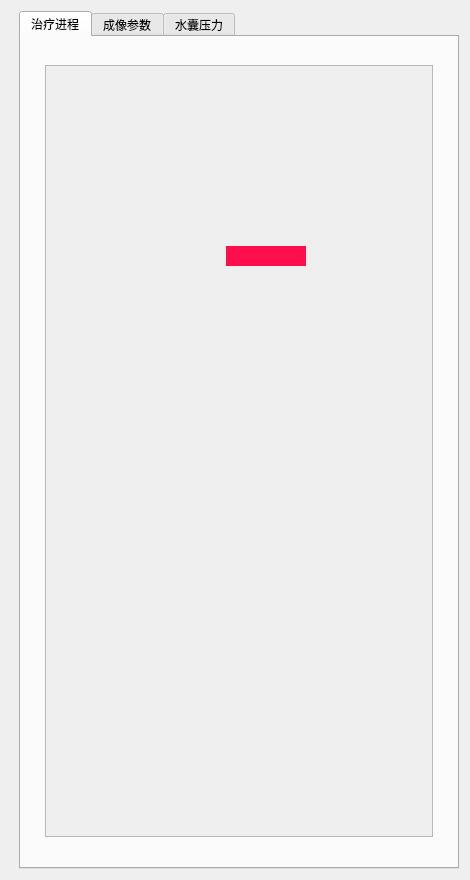
<?xml version="1.0" encoding="UTF-8"?>
<ui version="4.0">
 <class>UltrasoundSetting</class>
 <widget class="qMRMLWidget" name="UltrasoundSetting">
  <property name="geometry">
   <rect>
    <x>0</x>
    <y>0</y>
    <width>470</width>
    <height>880</height>
   </rect>
  </property>
  <property name="maximumSize">
   <size>
    <width>16777215</width>
    <height>920</height>
   </size>
  </property>
  <property name="styleSheet">
   <string notr="true"/>
  </property>
  <layout class="QHBoxLayout" name="horizontalLayout">
   <item>
    <spacer name="horizontalSpacer">
     <property name="orientation">
      <enum>Qt::Horizontal</enum>
     </property>
     <property name="sizeHint" stdset="0">
      <size>
       <width>40</width>
       <height>20</height>
      </size>
     </property>
    </spacer>
   </item>
   <item>
    <spacer name="horizontalSpacer_2">
     <property name="orientation">
      <enum>Qt::Horizontal</enum>
     </property>
     <property name="sizeHint" stdset="0">
      <size>
       <width>40</width>
       <height>20</height>
      </size>
     </property>
    </spacer>
   </item>
   <item>
    <widget class="QTabWidget" name="tabWidget">
     <property name="minimumSize">
      <size>
       <width>440</width>
       <height>0</height>
      </size>
     </property>
     <property name="tabPosition">
      <enum>QTabWidget::North</enum>
     </property>
     <property name="currentIndex">
      <number>0</number>
     </property>
     <widget class="QWidget" name="tab_line">
      <attribute name="title">
       <string>治疗进程</string>
      </attribute>
      <layout class="QVBoxLayout" name="verticalLayout_3">
       <property name="spacing">
        <number>28</number>
       </property>
       <property name="leftMargin">
        <number>24</number>
       </property>
       <property name="topMargin">
        <number>28</number>
       </property>
       <property name="rightMargin">
        <number>24</number>
       </property>
       <property name="bottomMargin">
        <number>30</number>
       </property>
       <item>
        <widget class="QScrollArea" name="scrollArea">
         <property name="horizontalScrollBarPolicy">
          <enum>Qt::ScrollBarAlwaysOff</enum>
         </property>
         <property name="widgetResizable">
          <bool>true</bool>
         </property>
         <widget class="QWidget" name="widget_line">
          <property name="geometry">
           <rect>
            <x>0</x>
            <y>0</y>
            <width>384</width>
            <height>774</height>
           </rect>
          </property>
          <widget class="QLabel" name="lbl_bar">
           <property name="geometry">
            <rect>
             <x>180</x>
             <y>180</y>
             <width>80</width>
             <height>20</height>
            </rect>
           </property>
           <property name="styleSheet">
            <string notr="true">background-color: rgb(255, 14, 78);</string>
           </property>
           <property name="text">
            <string/>
           </property>
          </widget>
         </widget>
        </widget>
       </item>
      </layout>
     </widget>
     <widget class="QWidget" name="SettingB">
      <attribute name="title">
       <string>成像参数</string>
      </attribute>
      <layout class="QVBoxLayout" name="verticalLayout_5">
       <property name="spacing">
        <number>20</number>
       </property>
       <item>
        <spacer name="verticalSpacer">
         <property name="orientation">
          <enum>Qt::Vertical</enum>
         </property>
         <property name="sizeHint" stdset="0">
          <size>
           <width>20</width>
           <height>40</height>
          </size>
         </property>
        </spacer>
       </item>
       <item>
        <widget class="QWidget" name="widget1" native="true">
         <property name="sizePolicy">
          <sizepolicy hsizetype="Fixed" vsizetype="Preferred">
           <horstretch>0</horstretch>
           <verstretch>0</verstretch>
          </sizepolicy>
         </property>
         <property name="minimumSize">
          <size>
           <width>410</width>
           <height>1</height>
          </size>
         </property>
         <layout class="QVBoxLayout" name="verticalLayout">
          <item>
           <widget class="QPushButton" name="btn_auto_tgc">
            <property name="minimumSize">
             <size>
              <width>0</width>
              <height>60</height>
             </size>
            </property>
            <property name="text">
             <string>TGC</string>
            </property>
           </widget>
          </item>
          <item>
           <widget class="QPushButton" name="btn_compound">
            <property name="minimumSize">
             <size>
              <width>0</width>
              <height>60</height>
             </size>
            </property>
            <property name="text">
             <string>复合成像</string>
            </property>
           </widget>
          </item>
          <item>
           <widget class="QPushButton" name="btn_harmonic">
            <property name="minimumSize">
             <size>
              <width>0</width>
              <height>60</height>
             </size>
            </property>
            <property name="text">
             <string>谐波成像</string>
            </property>
           </widget>
          </item>
          <item>
           <widget class="qAddMinusWidget" name="widget_gain" native="true">
            <property name="minimumSize">
             <size>
              <width>0</width>
              <height>60</height>
             </size>
            </property>
            <layout class="QHBoxLayout" name="horizontalLayout_4">
             <property name="spacing">
              <number>2</number>
             </property>
             <property name="leftMargin">
              <number>1</number>
             </property>
             <property name="topMargin">
              <number>1</number>
             </property>
             <property name="bottomMargin">
              <number>1</number>
             </property>
            </layout>
           </widget>
          </item>
         </layout>
        </widget>
       </item>
       <item>
        <widget class="QWidget" name="widget2" native="true">
         <property name="sizePolicy">
          <sizepolicy hsizetype="Fixed" vsizetype="Preferred">
           <horstretch>0</horstretch>
           <verstretch>0</verstretch>
          </sizepolicy>
         </property>
         <property name="minimumSize">
          <size>
           <width>410</width>
           <height>0</height>
          </size>
         </property>
         <layout class="QVBoxLayout" name="verticalLayout_4">
          <item>
           <widget class="qAddMinusWidget" name="widget_angle" native="true">
            <property name="minimumSize">
             <size>
              <width>0</width>
              <height>60</height>
             </size>
            </property>
            <layout class="QHBoxLayout" name="horizontalLayout_6"/>
           </widget>
          </item>
          <item>
           <widget class="qAddMinusWidget" name="widget_color" native="true">
            <property name="minimumSize">
             <size>
              <width>0</width>
              <height>60</height>
             </size>
            </property>
            <layout class="QHBoxLayout" name="horizontalLayout_7"/>
           </widget>
          </item>
          <item>
           <layout class="QHBoxLayout" name="horizontalLayout_8">
            <property name="leftMargin">
             <number>24</number>
            </property>
            <property name="rightMargin">
             <number>24</number>
            </property>
            <item>
             <widget class="QPushButton" name="btn_stop_doppler">
              <property name="sizePolicy">
               <sizepolicy hsizetype="Fixed" vsizetype="Fixed">
                <horstretch>0</horstretch>
                <verstretch>0</verstretch>
               </sizepolicy>
              </property>
              <property name="minimumSize">
               <size>
                <width>60</width>
                <height>60</height>
               </size>
              </property>
              <property name="maximumSize">
               <size>
                <width>60</width>
                <height>60</height>
               </size>
              </property>
              <property name="text">
               <string/>
              </property>
             </widget>
            </item>
            <item>
             <widget class="QLabel" name="label_4">
              <property name="text">
               <string>多普勒停止</string>
              </property>
              <property name="alignment">
               <set>Qt::AlignLeading|Qt::AlignLeft|Qt::AlignVCenter</set>
              </property>
             </widget>
            </item>
           </layout>
          </item>
         </layout>
        </widget>
       </item>
       <item>
        <spacer name="verticalSpacer_2">
         <property name="orientation">
          <enum>Qt::Vertical</enum>
         </property>
         <property name="sizeHint" stdset="0">
          <size>
           <width>20</width>
           <height>40</height>
          </size>
         </property>
        </spacer>
       </item>
      </layout>
     </widget>
     <widget class="QWidget" name="tab">
      <attribute name="title">
       <string>水囊压力</string>
      </attribute>
      <layout class="QVBoxLayout" name="verticalLayout_2">
       <item>
        <spacer name="verticalSpacer_3">
         <property name="orientation">
          <enum>Qt::Vertical</enum>
         </property>
         <property name="sizeHint" stdset="0">
          <size>
           <width>20</width>
           <height>40</height>
          </size>
         </property>
        </spacer>
       </item>
       <item>
        <widget class="QWidget" name="gridWidget" native="true">
         <property name="minimumSize">
          <size>
           <width>300</width>
           <height>350</height>
          </size>
         </property>
         <widget class="QLabel" name="label_2">
          <property name="geometry">
           <rect>
            <x>40</x>
            <y>10</y>
            <width>160</width>
            <height>40</height>
           </rect>
          </property>
          <property name="sizePolicy">
           <sizepolicy hsizetype="Preferred" vsizetype="Fixed">
            <horstretch>0</horstretch>
            <verstretch>0</verstretch>
           </sizepolicy>
          </property>
          <property name="text">
           <string>低压</string>
          </property>
          <property name="alignment">
           <set>Qt::AlignCenter</set>
          </property>
         </widget>
         <widget class="QLabel" name="label">
          <property name="geometry">
           <rect>
            <x>210</x>
            <y>10</y>
            <width>160</width>
            <height>40</height>
           </rect>
          </property>
          <property name="sizePolicy">
           <sizepolicy hsizetype="Preferred" vsizetype="Fixed">
            <horstretch>0</horstretch>
            <verstretch>0</verstretch>
           </sizepolicy>
          </property>
          <property name="text">
           <string>高压</string>
          </property>
          <property name="alignment">
           <set>Qt::AlignCenter</set>
          </property>
         </widget>
         <widget class="QLabel" name="lbl_low_value">
          <property name="geometry">
           <rect>
            <x>40</x>
            <y>300</y>
            <width>160</width>
            <height>40</height>
           </rect>
          </property>
          <property name="sizePolicy">
           <sizepolicy hsizetype="Preferred" vsizetype="Fixed">
            <horstretch>0</horstretch>
            <verstretch>0</verstretch>
           </sizepolicy>
          </property>
          <property name="text">
           <string>设定值：0</string>
          </property>
          <property name="alignment">
           <set>Qt::AlignCenter</set>
          </property>
         </widget>
         <widget class="QLabel" name="lbl_high_value">
          <property name="geometry">
           <rect>
            <x>210</x>
            <y>300</y>
            <width>160</width>
            <height>40</height>
           </rect>
          </property>
          <property name="sizePolicy">
           <sizepolicy hsizetype="Preferred" vsizetype="Fixed">
            <horstretch>0</horstretch>
            <verstretch>0</verstretch>
           </sizepolicy>
          </property>
          <property name="text">
           <string>设定值：2</string>
          </property>
          <property name="alignment">
           <set>Qt::AlignCenter</set>
          </property>
         </widget>
         <widget class="QSlider" name="slider_low">
          <property name="geometry">
           <rect>
            <x>110</x>
            <y>60</y>
            <width>22</width>
            <height>230</height>
           </rect>
          </property>
          <property name="minimumSize">
           <size>
            <width>0</width>
            <height>120</height>
           </size>
          </property>
          <property name="orientation">
           <enum>Qt::Vertical</enum>
          </property>
         </widget>
         <widget class="QSlider" name="slider_high">
          <property name="geometry">
           <rect>
            <x>280</x>
            <y>60</y>
            <width>22</width>
            <height>230</height>
           </rect>
          </property>
          <property name="minimumSize">
           <size>
            <width>22</width>
            <height>120</height>
           </size>
          </property>
          <property name="orientation">
           <enum>Qt::Vertical</enum>
          </property>
         </widget>
        </widget>
       </item>
       <item>
        <widget class="QLabel" name="lbl_current_value">
         <property name="text">
          <string>当前值：2.4 mbar</string>
         </property>
         <property name="alignment">
          <set>Qt::AlignCenter</set>
         </property>
        </widget>
       </item>
       <item>
        <spacer name="verticalSpacer_4">
         <property name="orientation">
          <enum>Qt::Vertical</enum>
         </property>
         <property name="sizeHint" stdset="0">
          <size>
           <width>20</width>
           <height>40</height>
          </size>
         </property>
        </spacer>
       </item>
      </layout>
     </widget>
    </widget>
   </item>
  </layout>
 </widget>
 <customwidgets>
  <customwidget>
   <class>qMRMLWidget</class>
   <extends>QWidget</extends>
   <header>qMRMLWidget.h</header>
   <container>1</container>
  </customwidget>
  <customwidget>
   <class>qAddMinusWidget</class>
   <extends>QWidget</extends>
   <header>qaddminuswidget.h</header>
   <container>1</container>
  </customwidget>
 </customwidgets>
 <resources/>
 <connections/>
</ui>
